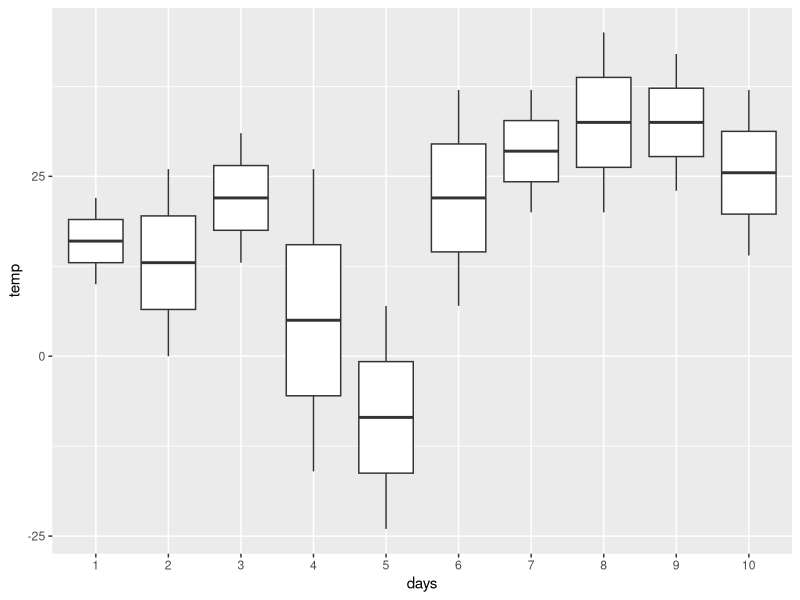

This chart was generated by the following R code:
## ---- chunk 1
library(tidyverse)
library(ggthemes)

temp <- c(10, 22,0, 26,13, 31,-16, 26,-24, 7,7, 37,20, 37,20, 45,23, 42,14, 37)
days <- rep(1:10, each = 2)
df <- data.frame(days, temp)

ANOmodel <- aov(temp ~ factor(days), data = df)
summary(ANOmodel)


df %>%
  group_by(factor(days)) %>%
  summarize(avgtemp = mean(temp, na.rm = T), N = n())

df$days <- factor(df$days)
ANOplot <- ggplot(data = df, mapping = aes(x = days, y = temp)) +
  geom_boxplot()
ANOplot


